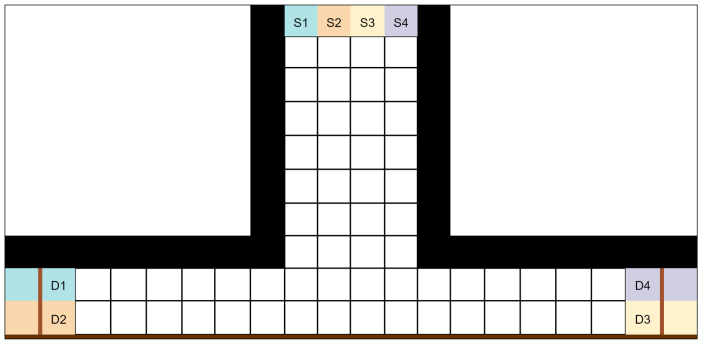
#> input picture Images/Round1_Arena.png, 1402 x 687 px, given in place of the camera (shown at 1/2 size)
$ python test.py
#> lines starting #> are read from the running program, lines starting #| are printed output that depends on the picture; after the words box and inside, x2 and y2 are one past the last pixel; in counts of white or black regions, pixels touching at a corner belong together
import cv2
import numpy as np
import imutils
import json

cap = cv2.VideoCapture(0, cv2.CAP_DSHOW)
cap.set(3, 1420)
cap.set(4, 800)
px = 725
py = 290
fx = 1156

while True:
    _, frame = cap.read()
#> frame is the input picture: shape (687, 1402, 3); mean B, G, R 205.9, 207.4, 208.2

    hsv = cv2.cvtColor(frame, cv2.COLOR_BGR2HSV)
#> hsv: shape (687, 1402, 3); mean H, S, V 3.7, 6.9, 209.1

    lower_blue = np.array([90, 60, 0])
    upper_blue = np.array([121, 255, 255])

    mask = cv2.inRange(hsv, lower_blue, upper_blue)
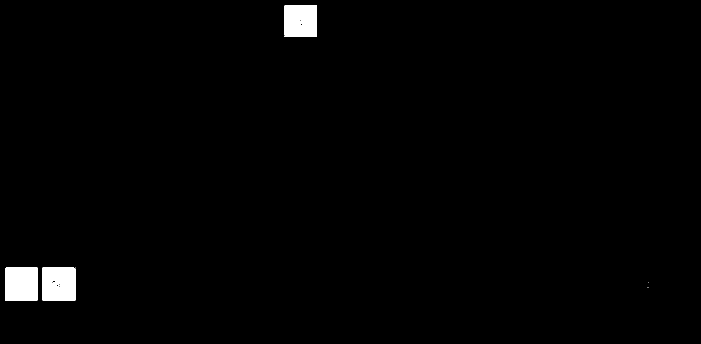
#> mask: shape (687, 1402) (shown at 1/2 size); 1.3% white; 6 white regions (3 under 20 px)

    cnts = cv2.findContours(mask, cv2.RETR_TREE, cv2.CHAIN_APPROX_SIMPLE)
#> cnts = 93 contours, 81 with area under 20; largest, box (x1, y1, x2, y2) and area: (85, 535, 151, 601) 4222, (10, 535, 75, 601) 4158, (569, 10, 634, 74) 4028, (11, 535, 75, 538) 124, (148, 538, 151, 601) 122
    cnts = imutils.grab_contours(cnts)

    for c in cnts:
        area = cv2.contourArea(c)
        if area > 100:
            cv2.drawContours(frame, [c], -1, (0, 255, 0), 3)

            M = cv2.moments(c)
            cx = int(M["m10"] / M["m00"])
            cy = int(M["m01"] / M["m00"])
            print(cx, " ", cy)
            cv2.circle(frame, (cx, cy), 7, (255, 255, 255), -1)
            cv2.putText(frame, "blue", (cx - 20, cy - 20), cv2.FONT_HERSHEY_SIMPLEX, 2.5, (255, 255, 255), 3)
            if cy > py:
                dictionary = {'func': 'F'}
            else:
                dictionary = {'func': 'P'}

            json_object = json.dumps(dictionary, indent=4)
            print(json_object)
            with open("data.json", "w") as file:
                file.write(json_object)
#> this loop made 93 passes
#> (area, cx, cy, dictionary) on passes 4, 38, 39, 40, 41, 42: (4222, 117, 567, {'func': 'F'}), (122, 149, 569, {'func': 'F'}), (122, 117, 536, {'func': 'F'}), (4158, 42, 567, {'func': 'F'}), (124, 42, 536, {'func': 'F'}), (4028.5, 601, 41, {'func': 'P'})
#> area on passes 9, 17, 25, 28, 34: 22, 20, 30, 32, 45.5
#> (printed output is left out)
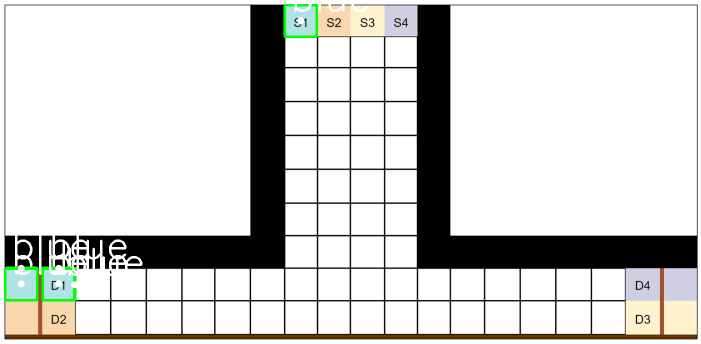
#> frame: shape (687, 1402, 3) (shown at 1/2 size); 1.28% of pixels changed, all inside (x1, y1, x2, y2) = (8, 8, 737, 603)


    cv2.imshow("result", frame)
    key = cv2.waitKey(1)
#> (key q is pressed here)
    if key == ord('q'):
        break
cv2.destroyAllWindows()
